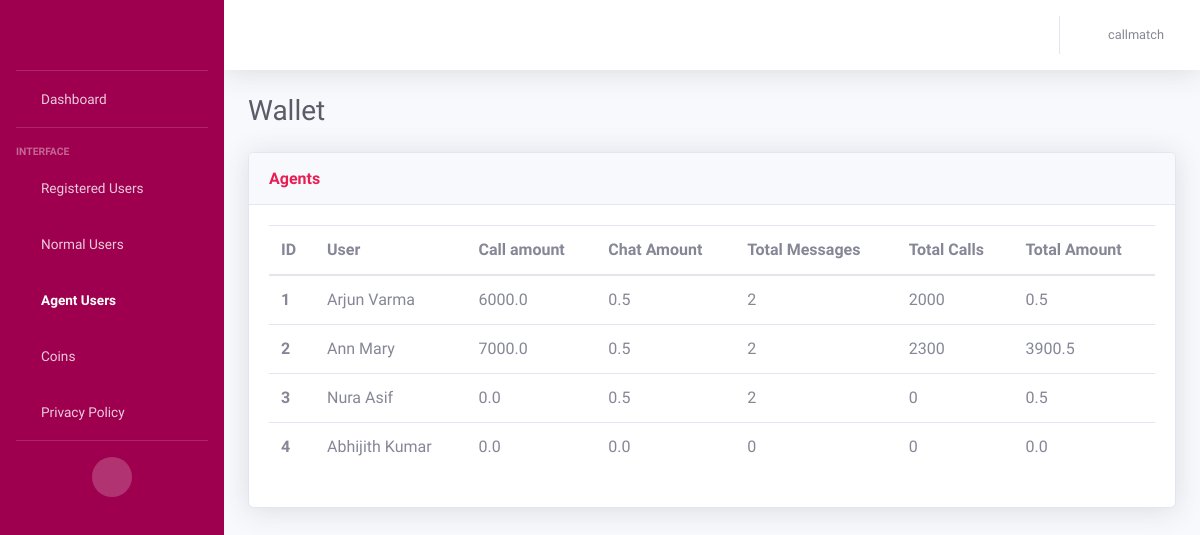
The app's page /wallet_agent_user (signed in), older data.
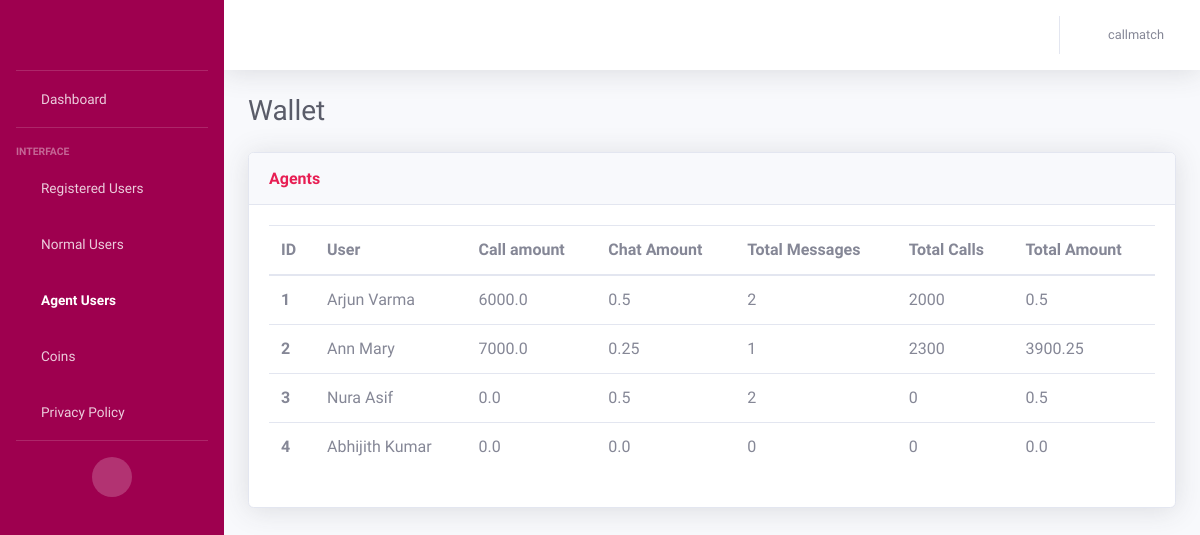
The same page, newer data.
### AdminApp/models.py (models this page shows, shortened)
class WalletModel(models.Model):
    wallet_id = models.AutoField(primary_key=True)
    user = models.ForeignKey(CustomerModel, on_delete=models.CASCADE)
    wallet_coins = models.IntegerField(default=300, null=True)
    messages_remaining = models.IntegerField(default=0)  # For normal users
    call_amount = models.FloatField(default=0.0)
    chat_amount = models.FloatField(default=0.0)
    total_messages_received = models.IntegerField(default=0)
    total_minutes = models.IntegerField(default=0)
    total_amount = models.FloatField(default=0.0)

class CustomerModel(models.Model):
    NORMAL_USER = 'Normal User'
    AGENT_USER = 'Agent User'
    USER_STATUS_CHOICES = [
        (NORMAL_USER, 'Normal User'),
        (AGENT_USER, 'Agent User'),
    ]
    BOTH = 'Both'
    MALAYALAM = 'Malayalam'
    TAMIL = 'Tamil'
    LANGUAGE_CHOICES = [
        (BOTH, 'Both'),
        (MALAYALAM, 'Malayalam'),
        (TAMIL, 'Tamil'),
    ]
    MALE = 'Male'
    FEMALE = 'Female'
    GENDER_CHOICES = [
        (MALE, 'Male'),
        (FEMALE, 'Female')
    ]
    customer_id = models.AutoField(primary_key=True)
    customer_first_name = models.CharField(max_length=100, default="unknown")
    customer_last_name = models.CharField(max_length=100, default="unknown")
    customer_email = models.EmailField(default="unknown")
    customer_contact = models.CharField(max_length=50)
    gender = models.CharField(
        max_length=20,
        choices=GENDER_CHOICES,
        null=True
    )
    status = models.CharField(
        max_length=20,
        choices=USER_STATUS_CHOICES,
        default=NORMAL_USER,
    )
    is_online = models.BooleanField(default=False)
    languages = models.CharField(
        max_length=20,
        choices=LANGUAGE_CHOICES,
        default=BOTH,
    )
    is_existing = models.BooleanField(default=False)
    adhaar_no = models.CharField(max_length=50, default="unknown")
    rating = models.IntegerField()
    terms_conditions = models.BooleanField(default=False)
    customer_password = models.CharField(max_length=100)
    @property
    def rating(self):
        from .models import RatingModel
        rating = RatingModel.objects.filter(agent=self).aggregate(Avg('ratings')).get('ratings__avg')
        return rating if rating is not None else 0

### AdminApp/views.py (the view)
# urls.py: path('wallet_agent_user', views.wallet_agentuser, name='wallet_agent_users'),
def wallet_agentuser(request):
    username = request.session.get('user', None)
    if username is None:
        return redirect('/login')
    wallets = WalletModel.objects.filter(user__status='Agent User')
    return render(request, 'agentuser_wallet.html', {'wallets': wallets, 'username': username})

### templates/agentuser_wallet.html (shortened to what the changed rows need)
<!DOCTYPE html>
<html lang="en">
<head>
    {% load static %}
    <link href="{% static 'vendor/fontawesome-free/css/all.min.css' %}" rel="stylesheet" type="text/css">
    <link href="{% static 'css/sb-admin-2.min.css' %}" rel="stylesheet">
</head>
<body id="page-top">
    <div id="wrapper">
        <div id="content-wrapper" class="d-flex flex-column">
            <div id="content">
                <div class="container-fluid">
                    <div class="d-sm-flex align-items-center justify-content-between mb-4">
                        <h1 class="h3 mb-0 text-gray-800">Wallet</h1>
                    </div>
                    <div class="row">
                        <div class="col">
                            <div class="card shadow mb-4">
                                <div class="card-body">
                                    <div class="table-responsive">
                                        <table class="table table-hover all-users">
                                          <thead>
                                            <tr>
                                              <th scope="col">ID</th>
                                              <th scope="col">User</th>
                                              <th scope="col">Call amount</th>
                                              <th scope="col">Chat Amount</th>
                                              <th scope="col">Total Messages</th>
                                              <th scope="col">Total Calls</th>
                                              <th scope="col">Total Amount</th>
                                            </tr>
                                          </thead>
                                          <tbody>
                                          {% for wallet in wallets %}
                                            <tr>
                                                <th scope="row">{{ forloop.counter }}</th>
                                              <td>{{wallet.user.customer_first_name}} {{wallet.user.customer_last_name}}</td>
                                              <td>{{wallet.call_amount}}</td>
                                              <td>{{wallet.chat_amount}}</td>
                                              <td>{{wallet.total_messages_received}}</td>
                                              <td>{{wallet.total_minutes}}</td>
                                              <td>{{wallet.total_amount}}</td>
                                            </tr>
                                          {% endfor %}
                                          </tbody>
                                        </table>
                                    </div>
                                </div>
                            </div>
                        </div>
                    </div>
                </div>
            </div>
        </div>
    </div>
</body>
</html>

Row changes from the older to the newer data that the page shows:
changed WalletModel "Ann": chat_amount "0.5" → "0.25"; total_messages_received "2" → "1"; total_amount "3900.5" → "3900.25"
